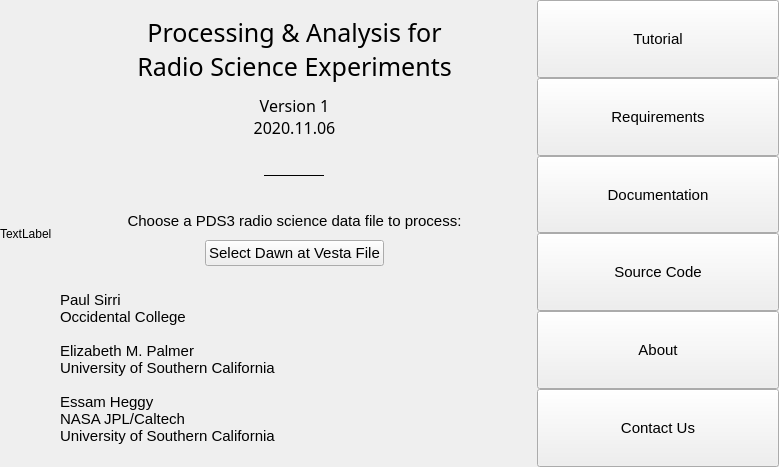
<?xml version="1.0" encoding="UTF-8"?>
<ui version="4.0">
 <class>MainWindow</class>
 <widget class="QMainWindow" name="MainWindow">
  <property name="geometry">
   <rect>
    <x>0</x>
    <y>0</y>
    <width>779</width>
    <height>467</height>
   </rect>
  </property>
  <property name="font">
   <font>
    <family>Arial</family>
    <pointsize>9</pointsize>
   </font>
  </property>
  <property name="windowTitle">
   <string>MainWindow</string>
  </property>
  <widget class="QWidget" name="centralwidget">
   <layout class="QGridLayout" name="gridLayout">
    <property name="leftMargin">
     <number>0</number>
    </property>
    <property name="topMargin">
     <number>0</number>
    </property>
    <property name="rightMargin">
     <number>0</number>
    </property>
    <property name="bottomMargin">
     <number>0</number>
    </property>
    <item row="0" column="0">
     <layout class="QHBoxLayout" name="horizontalLayout" stretch="0,2,1">
      <property name="spacing">
       <number>0</number>
      </property>
      <item>
       <widget class="QLabel" name="label_2">
        <property name="text">
         <string>TextLabel</string>
        </property>
       </widget>
      </item>
      <item>
       <layout class="QVBoxLayout" name="vlayout_primary">
        <property name="spacing">
         <number>10</number>
        </property>
        <property name="leftMargin">
         <number>3</number>
        </property>
        <property name="topMargin">
         <number>15</number>
        </property>
        <property name="rightMargin">
         <number>3</number>
        </property>
        <property name="bottomMargin">
         <number>0</number>
        </property>
        <item>
         <widget class="QLabel" name="lbl_title">
          <property name="font">
           <font>
            <family>Bahnschrift SemiLight</family>
            <pointsize>19</pointsize>
           </font>
          </property>
          <property name="text">
           <string>Processing &amp; Analysis for
Radio Science Experiments</string>
          </property>
          <property name="alignment">
           <set>Qt::AlignCenter</set>
          </property>
         </widget>
        </item>
        <item>
         <widget class="QLabel" name="lbl_version">
          <property name="sizePolicy">
           <sizepolicy hsizetype="Preferred" vsizetype="Preferred">
            <horstretch>0</horstretch>
            <verstretch>0</verstretch>
           </sizepolicy>
          </property>
          <property name="font">
           <font>
            <family>Bahnschrift Light</family>
            <pointsize>12</pointsize>
            <weight>50</weight>
            <italic>false</italic>
            <bold>false</bold>
            <underline>false</underline>
            <strikeout>false</strikeout>
            <kerning>true</kerning>
           </font>
          </property>
          <property name="frameShape">
           <enum>QFrame::NoFrame</enum>
          </property>
          <property name="text">
           <string>Version 1
2020.11.06</string>
          </property>
          <property name="alignment">
           <set>Qt::AlignCenter</set>
          </property>
         </widget>
        </item>
        <item alignment="Qt::AlignHCenter">
         <widget class="Line" name="line_horizontal">
          <property name="enabled">
           <bool>true</bool>
          </property>
          <property name="sizePolicy">
           <sizepolicy hsizetype="Fixed" vsizetype="Expanding">
            <horstretch>0</horstretch>
            <verstretch>0</verstretch>
           </sizepolicy>
          </property>
          <property name="minimumSize">
           <size>
            <width>60</width>
            <height>0</height>
           </size>
          </property>
          <property name="baseSize">
           <size>
            <width>0</width>
            <height>0</height>
           </size>
          </property>
          <property name="frameShadow">
           <enum>QFrame::Plain</enum>
          </property>
          <property name="orientation">
           <enum>Qt::Horizontal</enum>
          </property>
         </widget>
        </item>
        <item>
         <widget class="QLabel" name="lbl_open_desc">
          <property name="font">
           <font>
            <family>Arial</family>
            <pointsize>11</pointsize>
           </font>
          </property>
          <property name="text">
           <string>Choose a PDS3 radio science data file to process:</string>
          </property>
          <property name="alignment">
           <set>Qt::AlignCenter</set>
          </property>
         </widget>
        </item>
        <item alignment="Qt::AlignHCenter">
         <widget class="QPushButton" name="btn_open">
          <property name="enabled">
           <bool>true</bool>
          </property>
          <property name="sizePolicy">
           <sizepolicy hsizetype="Fixed" vsizetype="Fixed">
            <horstretch>0</horstretch>
            <verstretch>0</verstretch>
           </sizepolicy>
          </property>
          <property name="font">
           <font>
            <family>Arial</family>
            <pointsize>11</pointsize>
           </font>
          </property>
          <property name="text">
           <string>Select Dawn at Vesta File</string>
          </property>
          <property name="iconSize">
           <size>
            <width>16</width>
            <height>16</height>
           </size>
          </property>
         </widget>
        </item>
        <item>
         <layout class="QHBoxLayout" name="horizontalLayout_2">
          <property name="topMargin">
           <number>15</number>
          </property>
          <item>
           <widget class="QLabel" name="lbl_authors">
            <property name="font">
             <font>
              <family>Arial</family>
              <pointsize>11</pointsize>
             </font>
            </property>
            <property name="text">
             <string>Paul Sirri
Occidental College

Elizabeth M. Palmer
University of Southern California

Essam Heggy
NASA JPL/Caltech
University of Southern California
</string>
            </property>
            <property name="alignment">
             <set>Qt::AlignBottom|Qt::AlignLeading|Qt::AlignLeft</set>
            </property>
            <property name="indent">
             <number>5</number>
            </property>
           </widget>
          </item>
         </layout>
        </item>
       </layout>
      </item>
      <item>
       <layout class="QVBoxLayout" name="vlayout_options">
        <property name="spacing">
         <number>0</number>
        </property>
        <item>
         <widget class="QPushButton" name="btn_tutorial">
          <property name="enabled">
           <bool>true</bool>
          </property>
          <property name="sizePolicy">
           <sizepolicy hsizetype="Minimum" vsizetype="Minimum">
            <horstretch>0</horstretch>
            <verstretch>0</verstretch>
           </sizepolicy>
          </property>
          <property name="minimumSize">
           <size>
            <width>0</width>
            <height>45</height>
           </size>
          </property>
          <property name="font">
           <font>
            <pointsize>11</pointsize>
           </font>
          </property>
          <property name="text">
           <string>Tutorial</string>
          </property>
         </widget>
        </item>
        <item>
         <widget class="QPushButton" name="btn_requirements">
          <property name="enabled">
           <bool>true</bool>
          </property>
          <property name="sizePolicy">
           <sizepolicy hsizetype="Minimum" vsizetype="Minimum">
            <horstretch>0</horstretch>
            <verstretch>0</verstretch>
           </sizepolicy>
          </property>
          <property name="minimumSize">
           <size>
            <width>0</width>
            <height>45</height>
           </size>
          </property>
          <property name="font">
           <font>
            <pointsize>11</pointsize>
           </font>
          </property>
          <property name="text">
           <string>Requirements</string>
          </property>
         </widget>
        </item>
        <item>
         <widget class="QPushButton" name="btn_documentation">
          <property name="enabled">
           <bool>true</bool>
          </property>
          <property name="sizePolicy">
           <sizepolicy hsizetype="Minimum" vsizetype="Minimum">
            <horstretch>0</horstretch>
            <verstretch>0</verstretch>
           </sizepolicy>
          </property>
          <property name="minimumSize">
           <size>
            <width>0</width>
            <height>45</height>
           </size>
          </property>
          <property name="font">
           <font>
            <pointsize>11</pointsize>
           </font>
          </property>
          <property name="text">
           <string>Documentation</string>
          </property>
         </widget>
        </item>
        <item>
         <widget class="QPushButton" name="btn_sourcecode">
          <property name="sizePolicy">
           <sizepolicy hsizetype="Minimum" vsizetype="Minimum">
            <horstretch>0</horstretch>
            <verstretch>0</verstretch>
           </sizepolicy>
          </property>
          <property name="minimumSize">
           <size>
            <width>0</width>
            <height>45</height>
           </size>
          </property>
          <property name="font">
           <font>
            <pointsize>11</pointsize>
           </font>
          </property>
          <property name="text">
           <string>Source Code</string>
          </property>
         </widget>
        </item>
        <item>
         <widget class="QPushButton" name="btn_about">
          <property name="enabled">
           <bool>true</bool>
          </property>
          <property name="sizePolicy">
           <sizepolicy hsizetype="Minimum" vsizetype="Minimum">
            <horstretch>0</horstretch>
            <verstretch>0</verstretch>
           </sizepolicy>
          </property>
          <property name="minimumSize">
           <size>
            <width>0</width>
            <height>45</height>
           </size>
          </property>
          <property name="font">
           <font>
            <pointsize>11</pointsize>
           </font>
          </property>
          <property name="text">
           <string>About</string>
          </property>
         </widget>
        </item>
        <item>
         <widget class="QPushButton" name="btn_contact">
          <property name="enabled">
           <bool>true</bool>
          </property>
          <property name="sizePolicy">
           <sizepolicy hsizetype="Minimum" vsizetype="Minimum">
            <horstretch>0</horstretch>
            <verstretch>0</verstretch>
           </sizepolicy>
          </property>
          <property name="minimumSize">
           <size>
            <width>0</width>
            <height>45</height>
           </size>
          </property>
          <property name="font">
           <font>
            <pointsize>11</pointsize>
           </font>
          </property>
          <property name="text">
           <string>Contact Us</string>
          </property>
         </widget>
        </item>
       </layout>
      </item>
     </layout>
    </item>
   </layout>
  </widget>
 </widget>
 <resources/>
 <connections/>
</ui>
